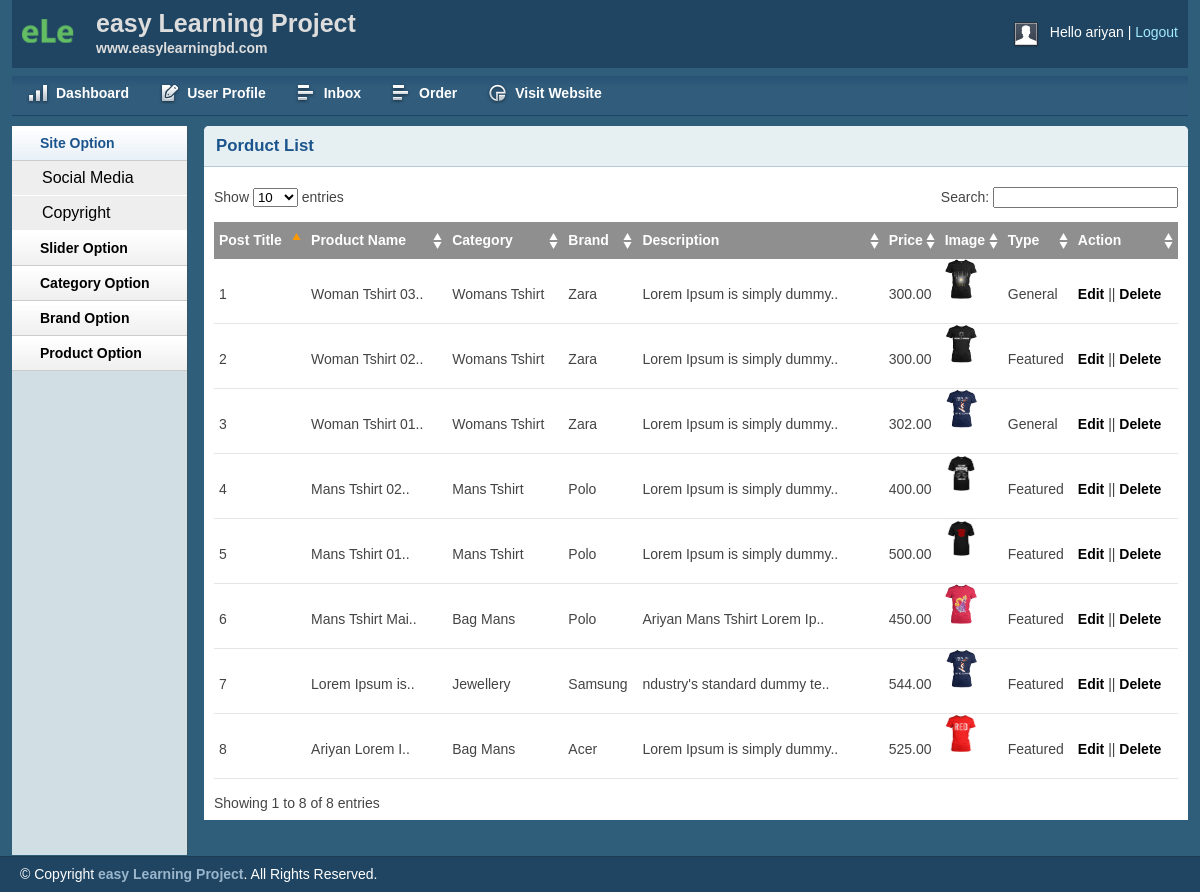
The page /admin/productlist.php (signed in) on the database its author committed.
### tables this page shows
CREATE TABLE IF NOT EXISTS `tbl_product` (
  `productId` int(11) NOT NULL AUTO_INCREMENT,
  `productName` varchar(255) NOT NULL,
  `catId` int(11) NOT NULL,
  `brandId` int(11) NOT NULL,
  `body` text NOT NULL,
  `price` float(10,2) NOT NULL,
  `image` varchar(255) NOT NULL,
  `type` tinyint(4) NOT NULL DEFAULT '0',
  PRIMARY KEY (`productId`)
);

CREATE TABLE IF NOT EXISTS `tbl_category` (
  `catId` int(11) NOT NULL AUTO_INCREMENT,
  `catName` varchar(255) NOT NULL,
  PRIMARY KEY (`catId`)
);

CREATE TABLE IF NOT EXISTS `tbl_brand` (
  `brandId` int(11) NOT NULL AUTO_INCREMENT,
  `brandName` varchar(255) NOT NULL,
  PRIMARY KEY (`brandId`)
);

### lib/Database.php (called while the page is built, shortened)
<?php
 class Database {
public $host = DB_HOST;
public $user = DB_USER;
public $pass = DB_PASS;
public $dbname = DB_NAME;
 public $link;
 private function connectDB(){
   $this->link = new mysqli($this->host,$this->user, $this->pass, $this->dbname);
 }
     public function select($query){
    $result = $this->link->query($query) or die ($this->link->error.__LINE__);
    if($result->num_rows > 0){
    	return $result;
    	    } else {
    	    	return false;
    	    }
     }
 }
?>

### classes/Product.php (called while the page is built, shortened)
<?php
 $filepath = realpath(dirname(__FILE__));
include_once ($filepath.'/../lib/Database.php');
include_once ($filepath.'/../helpers/Format.php');
?>
<?php
class Product{
	private $db;
    public	function __construct(){
       $this->db   = new Database();
	}
  public function getAllProduct(){
  $query = "SELECT tbl_product.*, tbl_category.catName, tbl_brand.brandName
         FROM tbl_product
         INNER JOIN tbl_category
         ON tbl_product.catId = tbl_category.catId
         INNER JOIN tbl_brand
         ON tbl_product.brandId = tbl_brand.brandId
         ORDER BY tbl_product.productId DESC";
    $result =  $this->db->select($query);
    return $result;
  }
}
  ?>

### helpers/Format.php (called while the page is built, shortened)
<?php
class Format{
public function textShorten($text, $limit = 400){
	$text = $text. "";
	$text = substr($text, 0, $limit);
	$text = $text."..";
	return $text;
}
}
?>

### admin/productlist.php (the view, shortened to what this page needs)
<?php include 'inc/header.php';?>
<?php include 'inc/sidebar.php';?>
<?php include '../classes/Product.php';  ?>
<?php include_once '../helpers/Format.php';?>
<?php
$pd = new Product();
$fm = new Format();
?>
<div class="grid_10">
    <div class="box round first grid">
        <h2>Porduct List</h2>
        <div class="block">
            <table class="data display datatable" id="example">
			<thead>
				<tr>
					<th>Post Title</th>
					<th>Product Name</th>
					<th>Category</th>
					<th>Brand</th>
					<th>Description</th>
					<th>Price</th>
					<th>Image</th>
					<th>Type</th>
					<th>Action</th>
				</tr>
			</thead>
			<tbody>
           <?php
           $getPd = $pd->getAllProduct();
           if ($getPd) {
           	$i = 0;
          while ($result = $getPd->fetch_assoc() ) {
          	$i++;
           ?>
				<tr class="odd gradeX">
					<td><?php echo $i; ?></td>
					<td><?php echo $fm->textShorten($result['productName'], 15);?></td>
					<td><?php echo $result['catName'];?></td>
					<td><?php echo $result['brandName'];?></td>
				    <td><?php echo $fm->textShorten($result['body'], 30);?></td>
					<td><?php echo $result['price'];?></td>
					<td><img src="<?php echo $result['image'];?>" height="40px; width="60px;"></td>
					<td><?php
					if ($result['type'] == 0) {
						echo "Featured";
					}else {
						echo "General";
					}
					?></td>
					<td><a href="productedit.php?proid=<?php echo $result['productId']; ?>">Edit</a>
								|| <a onclick="return confirm('Are you sure to delete')"
								 href="?delpro=<?php echo $result['productId']; ?>">Delete</a></td>
				</tr>
				 <?php  }  } ?>
			</tbody>
		</table>
       </div>
    </div>
</div>
<?php include 'inc/footer.php';?>

### admin/css/text.css (style rules this page uses)
body { font: 13px/1.5 Tahoma, Helvetica, Arial, 'Liberation Sans', FreeSans, sans-serif; }
h2 { font-size: 23px; }
p, dl, hr, h1, h2, h3, h4, h5, h6, ol, ul, pre, table, address, fieldset { margin-bottom: 20px; }

### admin/css/grid.css (style rules this page uses)
.grid_1, .grid_2, .grid_3, .grid_4, .grid_5, .grid_6, .grid_7, .grid_8, .grid_9, .grid_10, .grid_11, .grid_12, .grid_13, .grid_14, .grid_15, .grid_16 { display: inline; float: left; margin-left: 1%; margin-right: 1%; }
.container_12 .grid_10 { width: 81.333%; }

### admin/css/layout.css (style rules this page uses)
body { background: #fff none repeat scroll 0 0; color: #444; font-size: 14px; padding: 0; }
a { color: #000; font-weight:bold; text-decoration: none; }
h1, h2, h3, h4, h5, h6 { line-height:1.2em; margin-bottom:.3em; }
h2 { margin-top:1em; }
.box { background:#fff; margin-bottom:20px; padding:10px 10px 10px 10px; margin-left:-8px; }
.box.grid { padding-bottom:40px; }
.box.round { -moz-border-radius: 5px 5px 0px 0px; -webkit-border-radius: 5px 5px 0px 0px; border-radius: 5px 5px 0px 0px; }
.box h2 { font-size:1.2em; font-weight:bold; color:#1B548D; background:#E6F0F3; margin:-10px -10px 0 -10px; padding:10px 12px; border-bottom:1px solid #B3CBD6; -moz-border-radius: 5px 5px 0px 0px; -webkit-border-radius: 5px 5px 0px 0px; border-radius: 5px 5px 0px 0px; }
.box.first { min-height: 406px; }
.block { padding-top:20px; }
p { margin-bottom:1em; }
.block { padding-bottom:1px; }
table.display { margin: 0 auto; clear: both; width: 100%; }
.sorting_asc { background: #8f8f8f url(../img/table/sort_asc.png) no-repeat center right; padding:8px 5px; text-align:left; color:#fff; }
.sorting { background:#8f8f8f url(../img/table/sort_both.png) no-repeat center right; padding:8px 5px; text-align:left; color:#fff; }
tr.odd { height: 30px; line-height: 30px; border-bottom:1px solid #e6e6e6; }
tr.even { height: 30px; line-height: 30px; border-bottom:1px solid #e6e6e6; }
tr.odd td, tr.even td { padding-left:5px; }

### rows shown on the page
tbl_product: productName "Woman Tshirt 03..", catId.catName "Womans Tshirt", brandId.brandName "Zara", body "Lorem Ipsum is simply dummy..", price "300.00", image (picture), type "General"
tbl_product: productName "Woman Tshirt 02..", catId.catName "Womans Tshirt", brandId.brandName "Zara", body "Lorem Ipsum is simply dummy..", price "300.00", image (picture), type "Featured"
tbl_product: productName "Woman Tshirt 01..", catId.catName "Womans Tshirt", brandId.brandName "Zara", body "Lorem Ipsum is simply dummy..", price "302.00", image (picture), type "General"
tbl_product: productName "Mans Tshirt 02..", catId.catName "Mans Tshirt", brandId.brandName "Polo", body "Lorem Ipsum is simply dummy..", price "400.00", image (picture), type "Featured"
tbl_product: productName "Mans Tshirt 01..", catId.catName "Mans Tshirt", brandId.brandName "Polo", body "Lorem Ipsum is simply dummy..", price "500.00", image (picture), type "Featured"
tbl_product: productName "Mans Tshirt Mai..", catId.catName "Bag Mans", brandId.brandName "Polo", body "Ariyan Mans Tshirt Lorem Ip..", price "450.00", image (picture), type "Featured"
tbl_product: productName "Lorem Ipsum is..", catId.catName "Jewellery", brandId.brandName "Samsung", body "ndustry's standard dummy te..", price "544.00", image (picture), type "Featured"
tbl_product: productName "Ariyan Lorem I..", catId.catName "Bag Mans", brandId.brandName "Acer", body "Lorem Ipsum is simply dummy..", price "525.00", image (picture), type "Featured"

### other values the page prints
Session::get('adminName') "ariyan"
